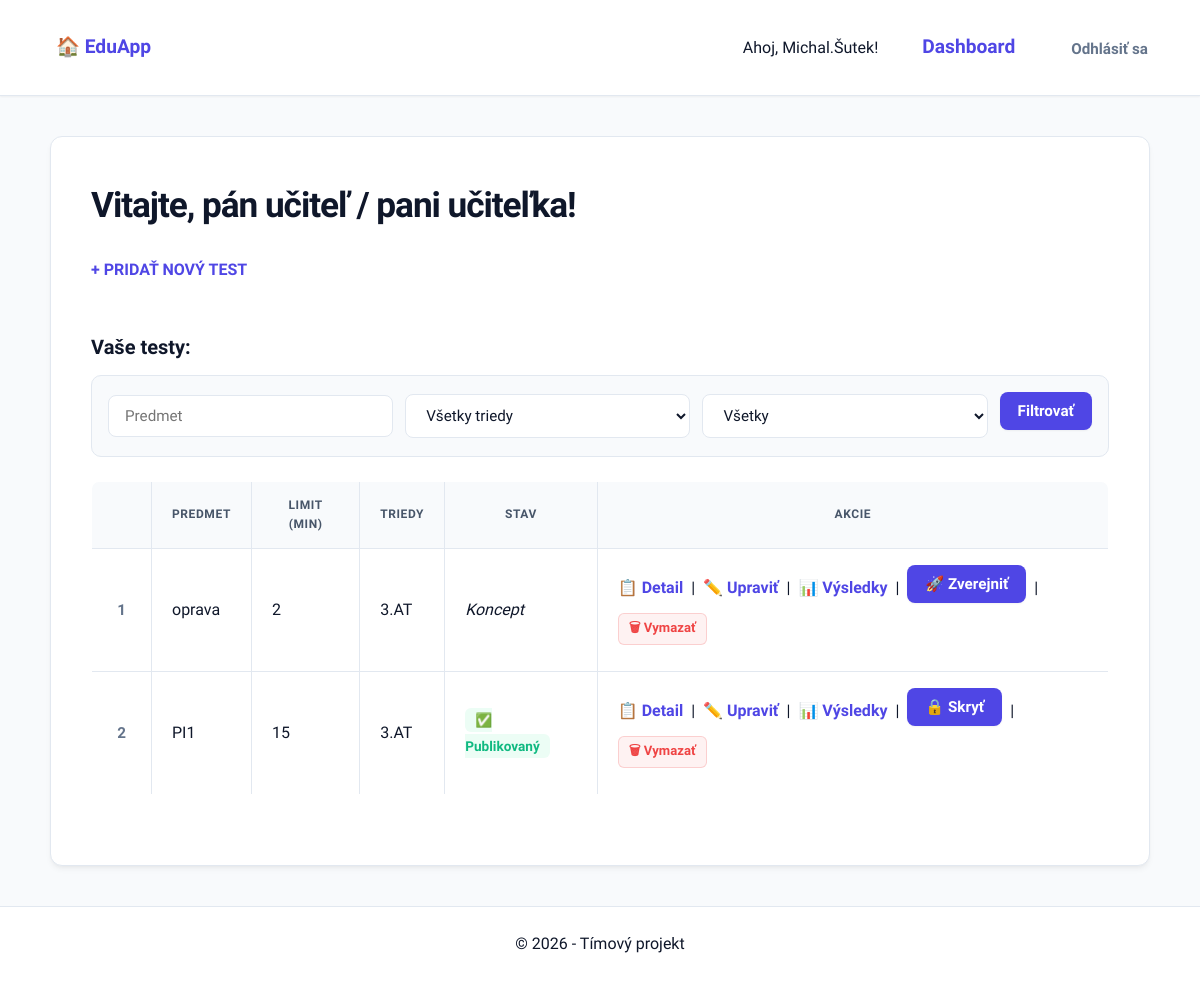
/dashboard/ (signed in), run on an earlier commit of the app's database.
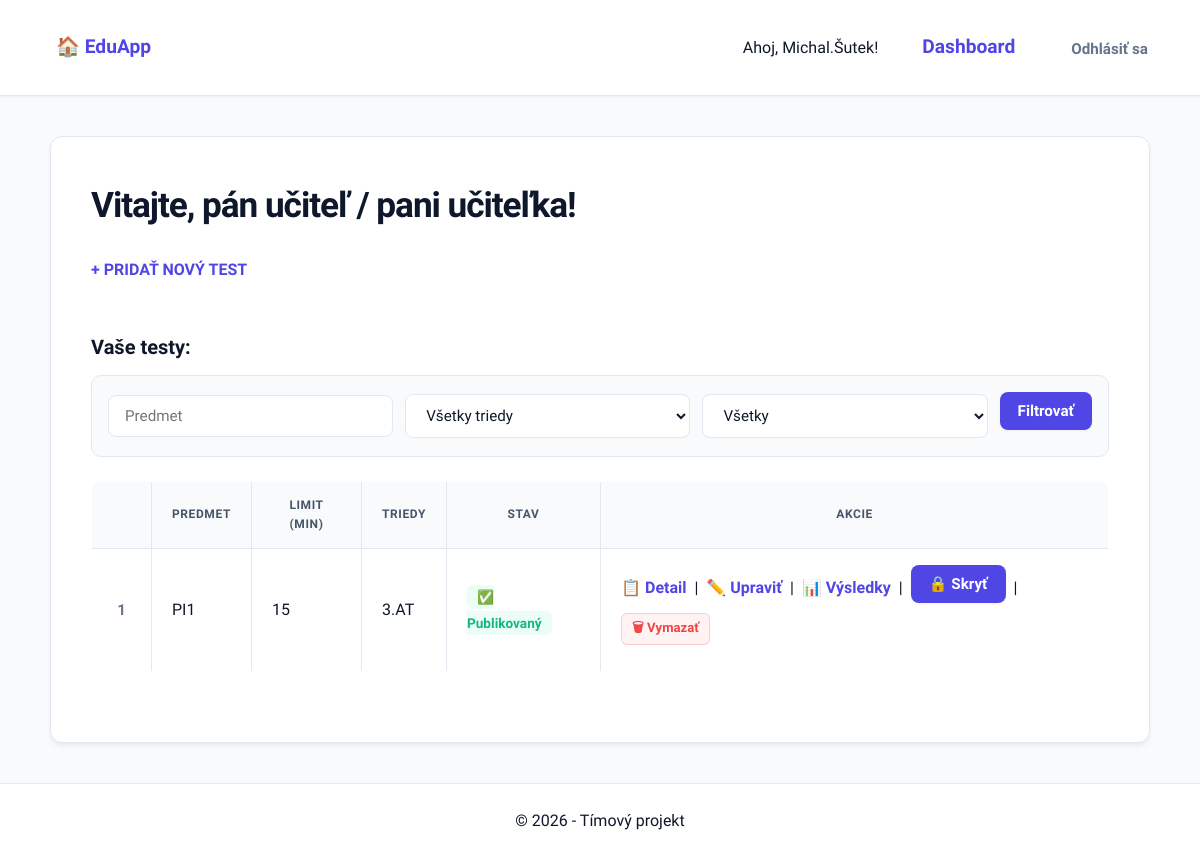
And on a later commit of the database.
### quiz/models.py (models this page shows, shortened)
class Test(models.Model):
    title = models.CharField(max_length=200)
    description = models.TextField()
    subject = models.CharField(max_length=100)
    time_limit = models.IntegerField(help_text="Limit v minútach")
    is_published = models.BooleanField(default=False)
    created_by = models.ForeignKey(User, null=True, blank=True, on_delete=models.SET_NULL, related_name='testy')
    assigned_classes = models.ManyToManyField(Trieda, related_name='tests', blank=True)
    questions = models.ManyToManyField(Question, related_name='tests', through='TestQuestion')

class Trieda(models.Model):
    nazov = models.CharField(max_length=10, unique=True)
    class Meta:
        verbose_name_plural = "Triedy"

### quiz/views.py (the view, shortened to what this page needs)
# urls.py: path('dashboard/', views.dashboard, name='dashboard'),
@login_required
def dashboard(request):
    profil, _ = Profil.objects.get_or_create(user=request.user)
    if is_teacher_or_staff(request.user):
        if request.user.is_staff:
            testy = Test.objects.prefetch_related('assigned_classes').all()
        else:
            testy = Test.objects.prefetch_related('assigned_classes').filter(created_by=request.user)
        publikovany_filter = request.GET.get('publikovany', '')
        trieda_filter = request.GET.get('trieda', '')
        predmet_filter = request.GET.get('predmet', '')
        if publikovany_filter == '1':
            testy = testy.filter(is_published=True)
        elif publikovany_filter == '0':
            testy = testy.filter(is_published=False)
        if trieda_filter:
            testy = testy.filter(assigned_classes__nazov=trieda_filter)
        if predmet_filter:
            testy = testy.filter(subject__icontains=predmet_filter)
        triedy = Trieda.objects.all()
        return render(request, 'quiz/ucitel_dashboard.html', {
            'testy': testy,
            'triedy': triedy,
            'publikovany_filter': publikovany_filter,
            'trieda_filter': trieda_filter,
            'predmet_filter': predmet_filter,
        })

### quiz/views.py (called while the page is built)
def is_teacher_or_staff(user):
    try:
        return user.profil.is_teacher or user.is_staff
    except Profil.DoesNotExist:
        return user.is_staff

### quiz/templates/quiz/ucitel_dashboard.html (shortened to what this page needs)
{% extends 'quiz/base.html' %}
{% block content %}
    <h1>Vitajte, pán učiteľ / pani učiteľka!</h1>
    <a href="{% url 'vytvor_test' %}"><strong>+ PRIDAŤ NOVÝ TEST</strong></a>
    <h3>Vaše testy:</h3>
    <form method="get">
        <input type="text" name="predmet" value="{{ predmet_filter }}" placeholder="Predmet">
        <select name="trieda">
            <option value="">Všetky triedy</option>
        </select>
        <select name="publikovany">
            <option value="">Všetky</option>
        </select>
        <button type="submit">Filtrovať</button>
    </form>
    <table border="1" cellpadding="6">
        <thead>
            <tr>
                <th>Názov testu</th>
                <th>Predmet</th>
                <th>Limit (min)</th>
                <th>Triedy</th>
                <th>Stav</th>
                <th>Akcie</th>
            </tr>
        </thead>
        <tbody>
            {% for test in testy %}
            <tr>
                <td>{{ test.title }}</td>
                <td>{{ test.subject }}</td>
                <td>{{ test.time_limit }}</td>
                <td>
                    {% for t in test.assigned_classes.all %}{{ t.nazov }}{% if not forloop.last %}, {% endif %}
                    {% empty %}—{% endfor %}
                </td>
                <td>
                    {% if test.is_published %}
                        <span style="color:green;">✅ Publikovaný</span>
                    {% else %}
                        <em>Koncept</em>
                    {% endif %}
                </td>
                <td>
                    <a href="{% url 'detail_testu' test.id %}">📋 Detail</a>
                    &nbsp;|&nbsp;
                    <a href="{% url 'uprav_test' test.id %}">✏️ Upraviť</a>
                    &nbsp;|&nbsp;
                    <a href="{% url 'vysledky_testu' test.id %}">📊 Výsledky</a>
                    &nbsp;|&nbsp;
                    <form method="post" action="{% url 'prepni_stav_testu' test.id %}" style="display:inline;">
                        {% if test.is_published %}
                            <button type="submit">🔒 Skryť</button>
                        {% else %}
                            <button type="submit">🚀 Zverejniť</button>
                        {% endif %}
                    </form>
                    &nbsp;|&nbsp;
                    <form method="post" action="{% url 'zmaz_test' test.id %}" style="display:inline;">
                        <button type="submit" class="btn-danger-small" onclick="return confirm('Naozaj chceš vymazať test &quot;{{ test.title }}&quot;? Táto akcia sa nedá vrátiť.')">🗑 Vymazať</button>
                    </form>
                </td>
            </tr>
            {% empty %}
            <tr>
                <td colspan="6">Žiadne testy nevyhovujú filtru.</td>
            </tr>
            {% endfor %}
        </tbody>
    </table>
{% endblock %}

What changed in the data, as far as the page shows it:
removed Test: subject "oprava", time_limit "2", is_published "Koncept", Trieda (nazov "3.AT")
